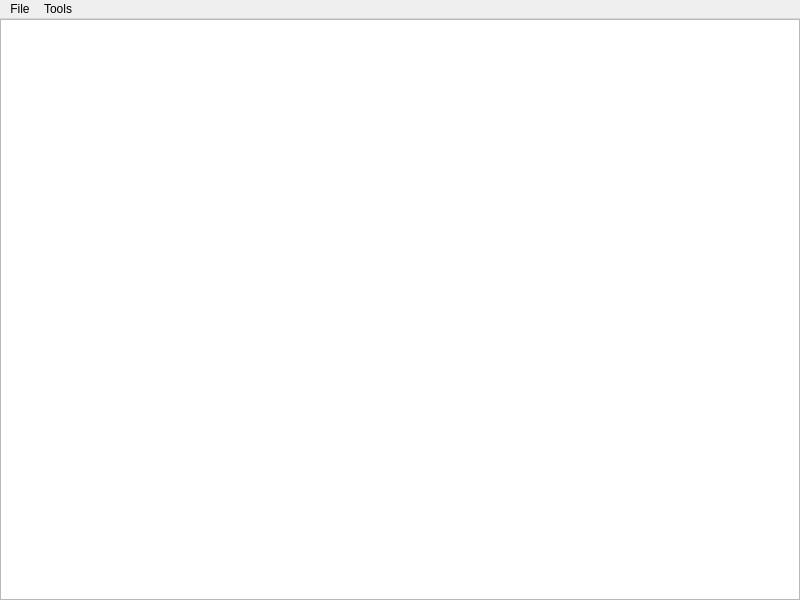
<?xml version="1.0" encoding="UTF-8"?>
<ui version="4.0">
 <class>NEExpressionEditorWindow</class>
 <widget class="QMainWindow" name="NEExpressionEditorWindow">
  <property name="geometry">
   <rect>
    <x>0</x>
    <y>0</y>
    <width>800</width>
    <height>600</height>
   </rect>
  </property>
  <property name="windowTitle">
   <string>Animation Expression Editor</string>
  </property>
  <property name="windowIcon">
   <iconset resource="../../neutrino.qrc">
    <normaloff>:/Neutrino/Resources/16_32/expressionEditor_16.png</normaloff>:/Neutrino/Resources/16_32/expressionEditor_16.png</iconset>
  </property>
  <widget class="QWidget" name="centralwidget">
   <layout class="QVBoxLayout" name="verticalLayout">
    <property name="leftMargin">
     <number>0</number>
    </property>
    <property name="topMargin">
     <number>0</number>
    </property>
    <property name="rightMargin">
     <number>0</number>
    </property>
    <property name="bottomMargin">
     <number>0</number>
    </property>
    <item>
     <widget class="NEExpressionEditor" name="expressionEditor"/>
    </item>
   </layout>
  </widget>
  <widget class="NEMenuBar" name="menubar">
   <property name="geometry">
    <rect>
     <x>0</x>
     <y>0</y>
     <width>800</width>
     <height>29</height>
    </rect>
   </property>
   <property name="nativeMenuBar">
    <bool>false</bool>
   </property>
   <widget class="QMenu" name="menuFile">
    <property name="title">
     <string>File</string>
    </property>
    <addaction name="actionSave"/>
    <addaction name="actionSave_to_file"/>
    <addaction name="actionLoad_from_file"/>
    <addaction name="separator"/>
   </widget>
   <widget class="QMenu" name="menuEdit">
    <property name="title">
     <string>Tools</string>
    </property>
    <addaction name="actionClear"/>
   </widget>
   <addaction name="menuFile"/>
   <addaction name="menuEdit"/>
  </widget>
  <action name="actionSave">
   <property name="icon">
    <iconset resource="../../neutrino.qrc">
     <normaloff>:/Neutrino/Resources/16/document-save.png</normaloff>:/Neutrino/Resources/16/document-save.png</iconset>
   </property>
   <property name="text">
    <string>Save</string>
   </property>
   <property name="shortcut">
    <string>Alt+S</string>
   </property>
   <property name="shortcutContext">
    <enum>Qt::WidgetWithChildrenShortcut</enum>
   </property>
  </action>
  <action name="actionLoad_from_file">
   <property name="icon">
    <iconset resource="../../neutrino.qrc">
     <normaloff>:/Neutrino/Resources/16/document-open.png</normaloff>:/Neutrino/Resources/16/document-open.png</iconset>
   </property>
   <property name="text">
    <string>Load from file</string>
   </property>
   <property name="shortcut">
    <string>Alt+O</string>
   </property>
   <property name="shortcutContext">
    <enum>Qt::WidgetWithChildrenShortcut</enum>
   </property>
  </action>
  <action name="actionSave_to_file">
   <property name="icon">
    <iconset resource="../../neutrino.qrc">
     <normaloff>:/Neutrino/Resources/16/document-save-as.png</normaloff>:/Neutrino/Resources/16/document-save-as.png</iconset>
   </property>
   <property name="text">
    <string>Save to file</string>
   </property>
   <property name="shortcut">
    <string>Alt+Shift+S</string>
   </property>
   <property name="shortcutContext">
    <enum>Qt::WidgetWithChildrenShortcut</enum>
   </property>
  </action>
  <action name="actionClear">
   <property name="icon">
    <iconset resource="../../neutrino.qrc">
     <normaloff>:/Neutrino/Resources/16/edit-clear.png</normaloff>:/Neutrino/Resources/16/edit-clear.png</iconset>
   </property>
   <property name="text">
    <string>Clear</string>
   </property>
   <property name="shortcutContext">
    <enum>Qt::WidgetWithChildrenShortcut</enum>
   </property>
  </action>
 </widget>
 <customwidgets>
  <customwidget>
   <class>NEMenuBar</class>
   <extends>QMenuBar</extends>
   <header>Widgets/MenuBar/NEMenuBar.h</header>
  </customwidget>
  <customwidget>
   <class>NEExpressionEditor</class>
   <extends>QPlainTextEdit</extends>
   <header>Windows/ExpressionEditor/NEExpressionEditor.h</header>
  </customwidget>
 </customwidgets>
 <resources>
  <include location="../../neutrino.qrc"/>
 </resources>
 <connections>
  <connection>
   <sender>actionSave</sender>
   <signal>triggered()</signal>
   <receiver>NEExpressionEditorWindow</receiver>
   <slot>saveNodePropertyExpression()</slot>
   <hints>
    <hint type="sourcelabel">
     <x>-1</x>
     <y>-1</y>
    </hint>
    <hint type="destinationlabel">
     <x>399</x>
     <y>299</y>
    </hint>
   </hints>
  </connection>
  <connection>
   <sender>actionClear</sender>
   <signal>triggered()</signal>
   <receiver>expressionEditor</receiver>
   <slot>clear()</slot>
   <hints>
    <hint type="sourcelabel">
     <x>-1</x>
     <y>-1</y>
    </hint>
    <hint type="destinationlabel">
     <x>399</x>
     <y>309</y>
    </hint>
   </hints>
  </connection>
 </connections>
 <slots>
  <slot>saveNodePropertyExpression()</slot>
 </slots>
</ui>
